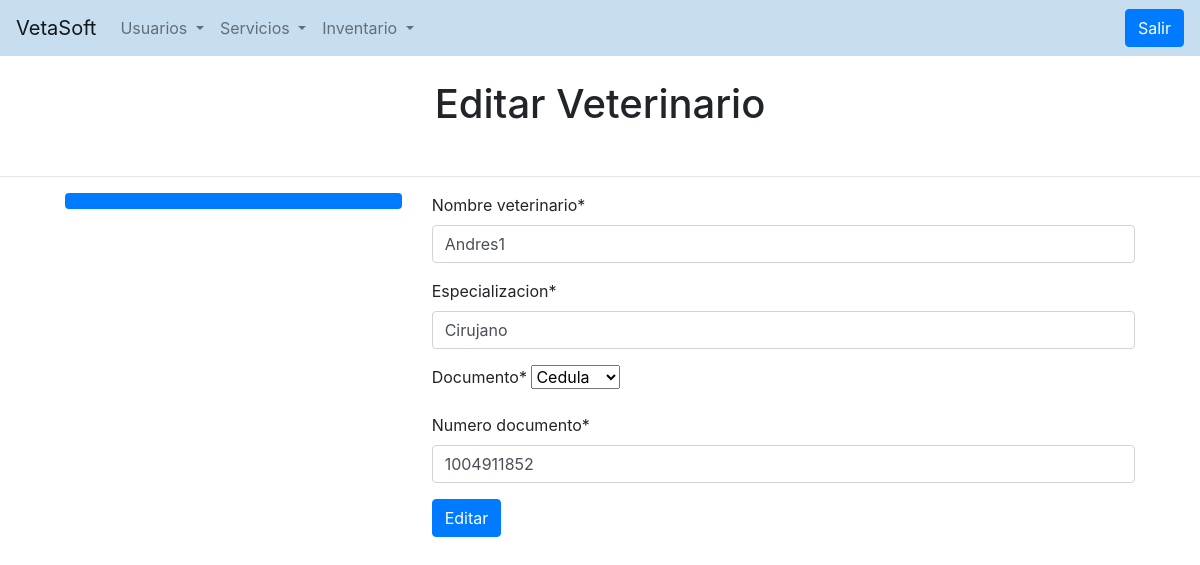
The app's page /modificar-veterinario/1/ (signed in) with its own data.
### usuarios/models.py (models this page shows, shortened)
class veterinario(models.Model):
    nombre_veterinario = models.CharField(max_length=45, blank=False)
    especializacion = models.CharField(max_length=45, blank=False)
    documento = models.ForeignKey(tipo_documento, on_delete=models.CASCADE)
    numero_documento= models.CharField(max_length=10, blank=False, unique=True, validators=[RegexValidator(r'^\d{1,10}$')])
    class Meta:
        verbose_name ="Veterinario"

### usuarios/views.py (the view, shortened to what this page needs)
# urls.py: path('modificar-veterinario/<id>/', views.modificar_veterinario, name="modificar_veterinario"),
@login_required
def modificar_veterinario(request, id):
    veterinarios = get_object_or_404(veterinario, id=id)
    data = {'formu': FormularioVeterinario(instance=veterinarios)}
    return render(request, "registration/modificar_veterinario.html", data)

### usuarios/forms.py
class FormularioVeterinario(forms.ModelForm):
    class Meta:
        model = veterinario
        fields = '__all__'

### usuarios/models.py (called while the page is built)
    def __str__(self):
        return self.tipo_documento

### usuarios/templates/registration/modificar_veterinario.html (shortened to what this page needs)
{% extends  'registration/base.html' %}
{% load crispy_forms_tags %}
{% block content %}
<br>
<center><h1>Editar Veterinario</h1></center>
<br>
<hr style="width: 1200px;">
<div class="row" style="margin-left: 50px; margin-right: 50px;">
    <div class="col-4">
      <div class="nav flex-column nav-pills" id="v-pills-tab" role="tablist" aria-orientation="vertical">
        <a class="nav-link active" id="v-pills-home-tab" data-toggle="pill" href="#v-pills-home" role="tab" aria-controls="v-pills-home" aria-selected="true"></a>
        <a class="nav-link" id="v-pills-profile-tab" data-toggle="pill" href="#v-pills-profile" role="tab" aria-controls="v-pills-profile" aria-selected="false"></a>
      </div>
    </div>
    <div class="col-8">
      <div class="tab-content" id="v-pills-tabContent">
        <div class="tab-pane fade show active" id="v-pills-home" role="tabpanel" aria-labelledby="v-pills-home-tab"><form action="" method="POST">
          {{formu|crispy}}
        <button type="submit" class="btn btn-primary">Editar</button>
          </form></div>
      </div>
    </div>
  </div>
{% endblock %}

### records on screen
veterinario: nombre_veterinario "Andres1", especializacion "Cirujano", documento "Cedula", numero_documento "1004911852"
